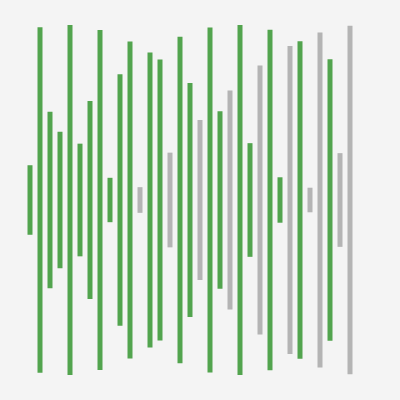
Frame 1 (no input)
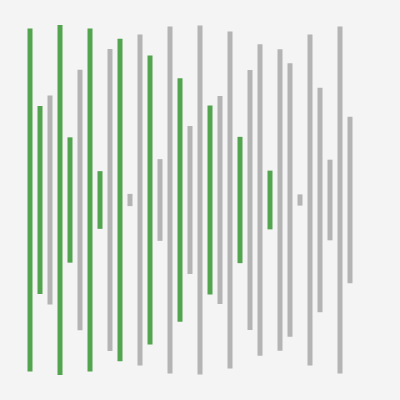
Frame 60 (no input)
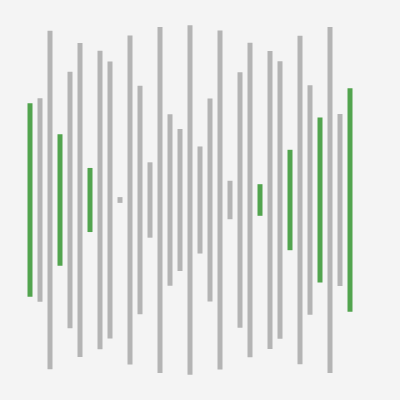
Frame 120 (the mouse pressed at the canvas centre since frame 60)

The p5.js sketch that drew these frames (run headless with seeded random() and noise() and a simulated clock; from frame 60 on, the mouse is pressed at the canvas centre):

// p5.js sketch
// ── sketch.js
var x;
var y = 200;
var w = 5;
var h;
var angle = 0;

function setup() {
  createCanvas(400, 400);
}

function draw() {
  background(244);
  rectMode(CENTER);
  for (i = 0; i < 3; i++) {
    for (j = 1; j < 12; j++) {
      x = j * 30 + i * 10;
      h = map(sin(angle + j * 0.2 + i * 1.2), -1, 1, -350, 350);
      if (h < 0) {
        fill(180);
        noStroke();
        h = abs(h);
        rect(x, y, w, h);
        angle += 0.0006;
      } else {
        fill(82, 164, 78);
        noStroke();
        rect(x, y, w, h);
        angle += 0.0006;
      }
    }
  }

}
// ── particles.js
class Particle {
  constructor() {
    this.pos = createVector(random(width), random(height));
    this.vel = p5.Vector.random2D();
    this.acc = createVector(0, 0);
    this.maxspeed = 2;
    this.h = 0;

    this.prevPos = this.pos.copy();
  }
  update() {
    this.vel.add(this.acc);
    this.vel.limit(this.maxspeed);
    this.pos.add(this.vel);
    this.acc.mult(0);
  }

  follow(vectors) {
    var x = floor(this.pos.x / scl);
    var y = floor(this.pos.y / scl);
    var index = x + y * cols;
    var force = vectors[index];
    this.applyForce(force);
  }

  applyForce(force) {
    this.acc.add(force);
  }

  show() {
    stroke(0, 20)
    // stroke(this.h, 255, 255, 255);
    // this.h = this.h + 0.5;
    // if (this.h > 255) {
    //   this.h = 0;
    // }
    strokeWeight(0.5);
    line(this.pos.x, this.pos.y, this.prevPos.x, this.prevPos.y);
    this.updatePrev();
  }

  updatePrev() {
    this.prevPos.x = this.pos.x;
    this.prevPos.y = this.pos.y;
  }

  edges() {
    if (this.pos.x > width) {
      this.pos.x = 0;
      this.updatePrev();
    }
    if (this.pos.x < 0) {
      this.pos.x = width;
      this.updatePrev();
    }
    if (this.pos.y > height) {
      this.pos.y = 0;
      this.updatePrev();
    }
    if (this.pos.y < 0) {
      this.pos.y = height;
      this.updatePrev();
    }
  }
}

// ── style.css
body {
  font-family: Monospace;
  font-size: 12pt;
  background: #eee;
  /* color: #000; */
  padding: 0px;
  margin: 0;
  justify-content: center;
}

#list {
  margin: auto;
  width: fit-content;
}

#description {
  position: absolute;
  top: 20px;
  width: 100%;
  text-align: center;
  z-index: 100;
  display: block;
}

#sketch {
  padding-top: 120px;
  display: flex;
  justify-content: center;
}
